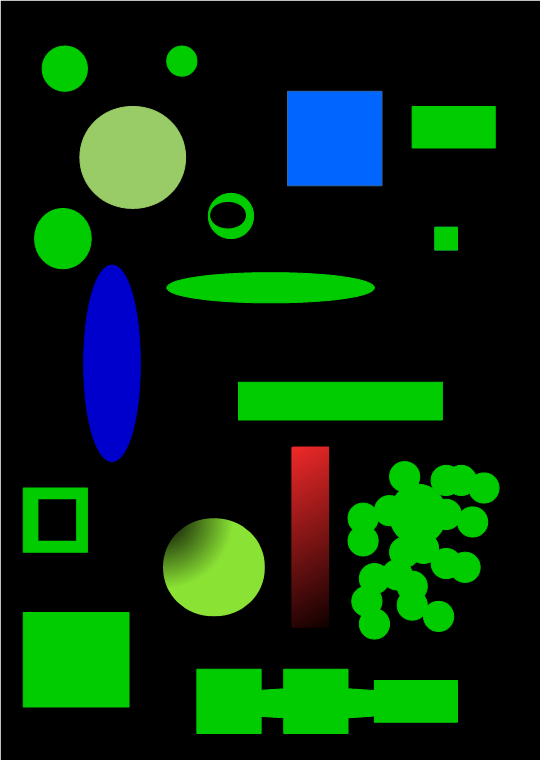
#> input picture workshop_story_9/image_01.png, 541 x 760 px
$ jupyter execute --allow-errors image_processing_.ipynb   (older library calls are emulated)
#> lines starting #> are read from the running program, lines starting #| are printed output that depends on the picture; after the words box and inside, x2 and y2 are one past the last pixel; in counts of white or black regions, pixels touching at a corner belong together
# Traitement d'images : filtrage, seuillage, et comptage d'objets avec opencv

Une initiation à la biblithèque opencv

# Veille technologique: Opencv python

-  Suivre les instructions et faire une recherche selon ce qui est demandé.

## Operations Simples

[cell 1]
# use opencv to load and display the image
import cv2
import matplotlib.pyplot as plt
import numpy as np
import skimage as sk
from skimage.io import imread, imshow, imsave

# lire l'image (avec imread)
image = cv2.imread("image_01.png",3)
#> image is the input picture: shape (760, 541, 3); mean B, G, R 14.5, 44, 8.8

# afficher image

cv2.imshow("image_1", image)
k = cv2.waitKey(5000)
#> (key Esc is pressed here)
cv2.destroyAllWindows()

[cell 2]
# afficher la taille de l'image
print(image.shape)
#| (760, 541, 3)

[cell 3]
# l'image a trois couleur R,G,B. afficher les valeurs des trois couleurs pour le pixel x = 150, et y = 100

#print(image[100, 150])

red = image[150, 100][0]
#> red = 102


green = image[150, 100][1]
#> green = 204

blue = image[150, 100][2]
#> blue = 153

print(f"Les valeurs RGb du pixel sont donc rouge: {red}, vert: {green} et bleu : {blue}. ")
#| Les valeurs RGb du pixel sont donc rouge: 102, vert: 204 et bleu : 153.

[cell 4]
# Crop une partie de l'image (sélectionner une petite partie à partir des coordonnées)
toucan = cv2.imread("toucan.jpg", 3)
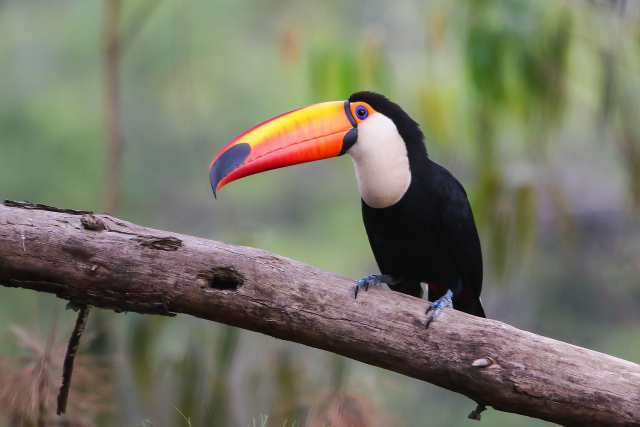
#> input picture workshop_story_9/toucan.jpg, 1280 x 853 px (shown at 1/2 size)
#> toucan is the input picture: shape (853, 1280, 3); mean B, G, R 101.3, 117.6, 118.5

cv2.imshow("joli_toucan", toucan)
cv2.waitKey(5555)
cv2.destroyAllWindows()

[cell 5]
toucan.shape
cropped_toucan = toucan[0:426, :]

cv2.imshow("cropped_toucan", cropped_toucan)
cv2.waitKey(5555)
cv2.destroyAllWindows()

[cell 6]
# redimensioner l'image à 200x200 pixels
resized = cv2.resize(toucan, (200, 200))
# afficher resized
cv2.imshow("resized_toucan", resized)
cv2.waitKey(5555)
cv2.destroyAllWindows()

# qu'est ce que vous remarquez !!

# --> On peut remarquer que l'image a été redimensionné, certes, mais qu'elle a aussi été déformée.

[cell 7]
# redimensinner sans affecter l'image
import imutils
resized_better = cv2.resize(toucan, (200, 200), interpolation=cv2.INTER_CUBIC)

cv2.imshow("resized_better", resized_better)
cv2.waitKey(5555)
cv2.destroyAllWindows()

[cell 8]
# faire tourner une image -45°
import imutils
rotated = imutils.rotate_bound(toucan, 45)

cv2.imshow("rotated_toucan", rotated)
cv2.waitKey(5000)
cv2.destroyAllWindows()

Vous pouvez utiliser la bibliothèque imutils pour faire les rotations et d'autres fonctions facilement. Pour l'instaler: pip install imutils

# Dessiner sur l'image

[cell 9]
# dessiner un rectangle

cv2.rectangle(toucan, (600, 300), (300, 200), (255, 255, 255), 3)


cv2.imshow("rectangle_toucan", toucan)
cv2.waitKey(5000)
cv2.destroyAllWindows()

[cell 10]
# dessiner un circle

cv2.circle(toucan, (640,426), 800, (255, 255, 255), 4)

cv2.imshow("circle_toucan", toucan)
cv2.waitKey(5000)
cv2.destroyAllWindows()

# Filtrage d'image

* Blur
* Gaussian blur
* Median blur
* Sharpening
* Bilateral blur
* Bilateral filtering

[cell 11]
# charger et afficher l'image "bois"

bois = cv2.imread("bois.png", 3)
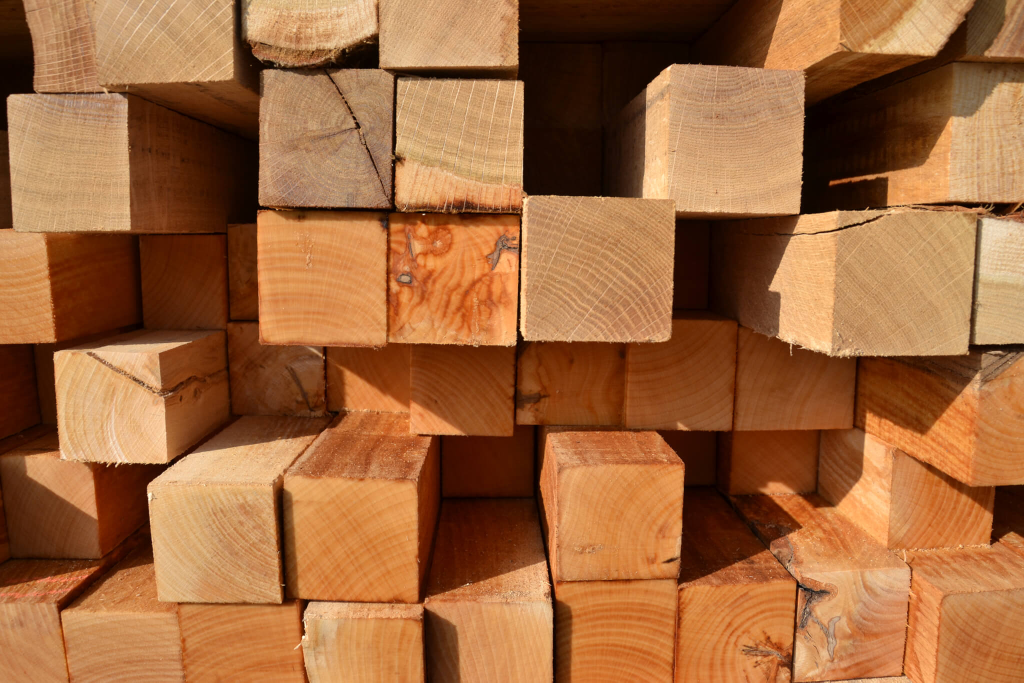
#> input picture workshop_story_9/bois.png, 2048 x 1365 px (shown at 1/2 size)
#> bois is the input picture: shape (1365, 2048, 3); mean B, G, R 60.9, 103.3, 159.6

cv2.imshow("bois", bois)
cv2.waitKey(5000)
cv2.destroyAllWindows()

[cell 12]
# Utiliser la méthode "cv2.filter2D" avec un kernel de taille 2
import numpy as np

mon_kernel = np.array([
    [1,0],
    [0, -1]])

bois_filtre = cv2.filter2D(bois, -1, mon_kernel)

cv2.imshow("kernel_2", bois_filtre)
cv2.waitKey(5000)
cv2.destroyAllWindows()

[cell 13]
# Appliquer blur avec un kernel de taille 5x5

flou_simple = cv2.blur(bois, (5, 5))


cv2.imshow("Average_blur", flou_simple)
cv2.waitKey(5000)
cv2.destroyAllWindows()

[cell 14]
# gaussian blur

flou_gauss = cv2.GaussianBlur(bois, (5, 5), 0)

cv2.imshow("Gaussian_blur", flou_gauss)
cv2.waitKey(5000)
cv2.destroyAllWindows()

[cell 15]
# median blur

median_blur = cv2.blur(bois, (25, 25))

cv2.imshow("MEDian_blur", median_blur)
cv2.waitKey(5000)
cv2.destroyAllWindows()

[cell 16]
# sharpening

kernel = np.array([[ 0, -1,  0],
                   [-1,  5, -1],
                   [ 0, -1,  0]])

image_sharp = cv2.filter2D(bois, -1, kernel)
cv2.imshow("Image nette", image_sharp)
cv2.waitKey(5000)
cv2.destroyAllWindows()

[cell 17]
# bilateral filtering

bois_propre = cv2.bilateralFilter(bois, 9, 75, 75)

cv2.imshow("BilatFilter", bois_propre)
cv2.waitKey(5000)
cv2.destroyAllWindows()

# Seuillage d'image

En utilisant l'image "sudoku" appliquer:
* Binary Thresholding
* Otsu thresholding
* Adaptive thresholding

[cell 18]
# appliquer un seuillage binaire d'un seuil de 127

sudoku = cv2.imread("sudoku.jpg", 3)
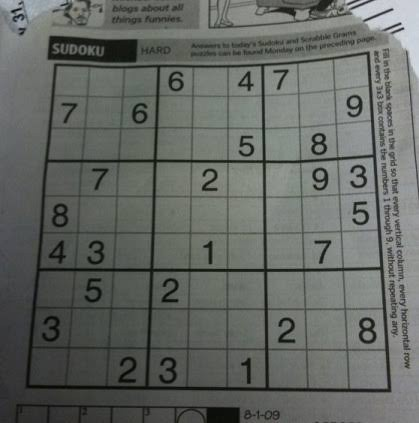
#> input picture workshop_story_9/sudoku.jpg, 419 x 423 px
#> sudoku is the input picture: shape (423, 419, 3); mean B, G, R 99.1, 103.3, 99.8

cv2.imshow("SUDOKU", sudoku)
cv2.waitKey(5000)
cv2.destroyAllWindows()

[cell 19]
# appliquer un seuillage binaire d'un seuil de 30

thresh = cv2.threshold(sudoku, 30, 255, cv2.THRESH_BINARY)[1]

cv2.imshow("SUDOKU_THRESHOLD_30", thresh)
cv2.waitKey(5000)
cv2.destroyAllWindows()

[cell 20]
# appliquer un seuillage binaire d'un seuil de 240

thresh_240 = cv2.threshold(sudoku, 240, 255, cv2.THRESH_BINARY)[1]

cv2.imshow("SUDOKU_THRESHOLD_240", thresh_240)
cv2.waitKey(5000)
cv2.destroyAllWindows()

Qu'est ce que vous remarquez ?!

#Le seuil de 240 est trop élevé, résultat l'image est presque intégralement noire

[cell 21]
# appliquer "Otsu" seuillage
sudoku = cv2.imread('sudoku.jpg', cv2.IMREAD_GRAYSCALE)
#> sudoku: shape (423, 419)

ret, thresh_otsu = cv2.threshold(sudoku, 0, 255, cv2.THRESH_BINARY + cv2.THRESH_OTSU)
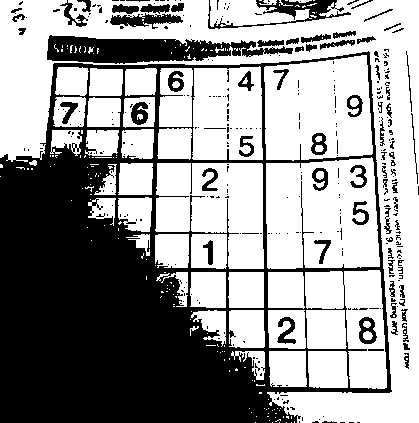
#> thresh_otsu: shape (423, 419); 59.4% white; 327 black regions (257 under 20 px), largest, box (x1, y1, x2, y2) and area: (0, 51, 392, 423) 58829, (47, 35, 293, 64) 4248, (208, 0, 351, 29) 1119
#> ret = 96

print(f"Le seuil optimal calculé par OpenCV est : {ret}")
#| Le seuil optimal calculé par OpenCV est : 96.0

cv2.imshow("OTSU_THRESH", thresh_otsu)
cv2.waitKey(5000)
cv2.destroyAllWindows()

[cell 22]
# appliquer "Adaptive threshold"

thresh_adapt = cv2.adaptiveThreshold(sudoku, 255, cv2.ADAPTIVE_THRESH_GAUSSIAN_C,
                                     cv2.THRESH_BINARY, 11, 2)
cv2.imshow("OTSU_THRESH", thresh_adapt)
cv2.waitKey(5000)
cv2.destroyAllWindows()

# Détection des bords

* Sobel
* Canny

[cell 23]
# utiliser la methode sobel pour détecter les bords
# Vous pouvez utiliser d'autres images de votre choix

# 1. Gaussian blur pour enlever "grain" léger de l'image (meilleurs résultats par la suite)

sudoku_smooth = cv2.GaussianBlur(sudoku, (3, 3), 0)

# 2. Calculer le gradient selon X et Y
# cv2.CV_64F est utilisé pour éviter de perdre les gradients négatifs
sobelx = cv2.Sobel(sudoku_smooth, cv2.CV_64F, 1, 0, ksize=3)
sobely = cv2.Sobel(sudoku_smooth, cv2.CV_64F, 0, 1, ksize=3)

# 2. Combiner les deux (Magnitude)
sobel_combined = cv2.magnitude(sobelx, sobely)

# 3. Convertir en format affichable (uint8)
sobel_final = np.uint8(sobel_combined)


cv2.imshow('Sobel Detect', sobel_final)
cv2.waitKey(5000)
cv2.destroyAllWindows()

[cell 24]
# Canny

# Application de Canny
# on réutilise sudoku_smooth (blur Gaussien)
#seuil bas: 30 / seuil haut: 100 puis respectivement 15/75 (meilleure combinaison)


edges = cv2.Canny(sudoku_smooth, 30, 100)

cv2.imshow('Canny Edges', edges)
cv2.waitKey(0)
cv2.destroyAllWindows()

[cell 25]
edges_2 = cv2.Canny(sudoku_smooth, 15, 75)

cv2.imshow('Canny Edges', edges_2)
cv2.waitKey(0)
cv2.destroyAllWindows()

# Détection des contours

[cell 26]
# charger l'image 02
# faites une recherche sur internet pour détecter les contours des objets dans image_02

img_couleur = cv2.imread("image_02.png")
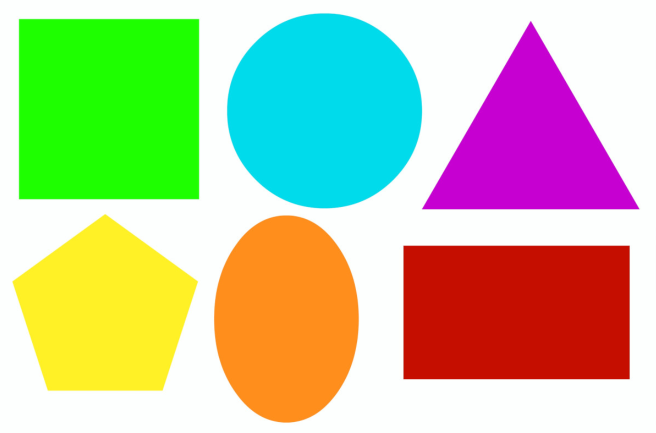
#> input picture workshop_story_9/image_02.png, 1311 x 865 px (shown at 1/2 size)
#> img_couleur is the input picture: shape (865, 1311, 3); mean B, G, R 156.5, 196.5, 191.1
#on acharge en gris
img_02 = cv2.imread("image_02.png", 0)

cv2.imshow("image2", img_02)
cv2.waitKey(3000)
cv2.destroyAllWindows()

#on applique un flou Gaussien

img02_smooth = cv2.GaussianBlur(img_02, (3, 3), 0)

# on applique un Canny (binarisation)

edges = cv2.Canny(img02_smooth, 30, 100)

#on utilise edges pour détecter les contours depuis l'image binarisée

contours, hierarchy = cv2.findContours(edges, cv2.RETR_EXTERNAL, cv2.CHAIN_APPROX_SIMPLE)
#> contours = 5 contours; box (x1, y1, x2, y2) and area: (37, 37, 399, 399) 130318, (806, 491, 1260, 759) 120948, (454, 26, 845, 417) 120184, (428, 430, 718, 846) 94696, (844, 42, 1279, 419) 82409

# On dessine sur 'img_02' pour voir les contours en noir (0, 0, 0)
cv2.drawContours(img_couleur, contours, -1, (0, 0, 0), 2)

# Affichage
cv2.imshow("Contours detectes", img_couleur)
cv2.waitKey(0)
cv2.destroyAllWindows()

[cell 27]
# PROBLEME : l'hexagone en bas à gauche n'a pas été détecté !!
# Solution : utiliser la méthode par saturation (HSV) au lieu des niveaux de gris

# 1. Charger l'image couleur
img = cv2.imread('image_02.png')

# 2. Convertir en espace HSV (Hue, Saturation, Value)
hsv = cv2.cvtColor(img, cv2.COLOR_BGR2HSV)

# 3. Extraire uniquement le canal Saturation (le 2ème canal, index 1)
saturation = hsv[:,:,1]

# 4. Appliquer Canny sur la saturation

edges = cv2.Canny(saturation, 50, 150)

# Détection et dessin des contours
contours, hierarchy = cv2.findContours(edges, cv2.RETR_EXTERNAL, cv2.CHAIN_APPROX_SIMPLE)
#> contours = 6 contours; box (x1, y1, x2, y2) and area: (38, 38, 399, 399) 129597, (807, 491, 1260, 759) 120680, (454, 27, 845, 417) 119724, (428, 431, 718, 846) 94456, (25, 428, 396, 782) 90722, (844, 42, 1279, 419) 82057
final_img = img.copy()
cv2.drawContours(final_img, contours, -1, (0, 0, 0), 3)
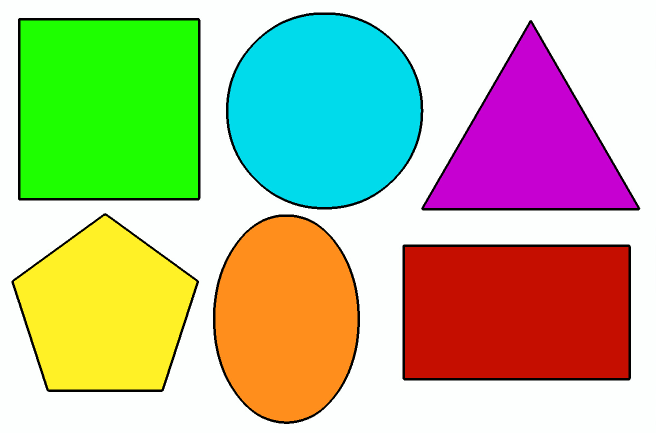
#> final_img: shape (865, 1311, 3) (shown at 1/2 size); 3.18% of pixels changed, all inside (x1, y1, x2, y2) = (23, 25, 1281, 848)

#cv2.imshow("Canal Saturation", saturation)
cv2.imshow("Résultat Final", final_img)
cv2.waitKey(3000)
cv2.destroyAllWindows()
cv2.imwrite("image02_contouree.png", final_img)
#> Out = True

#  Compter des objets

[cell 28]
# Compter les objets

nb_objets = len(contours)
#> nb_objets = 6
print(f"Nombre d'objets détectés : {nb_objets}")
#| Nombre d'objets détectés : 6

# Challenge
Compter le nombre d'objets dans l'image 03 avec le code précédent.
- Qu'est ce que vous remarquez?
- Utiliser l'algorithme Watershed pour detecter et séparer les objets connectés.

[cell 29]
#on charge en gris
img3 = cv2.imread("image_03.jpg", 0)
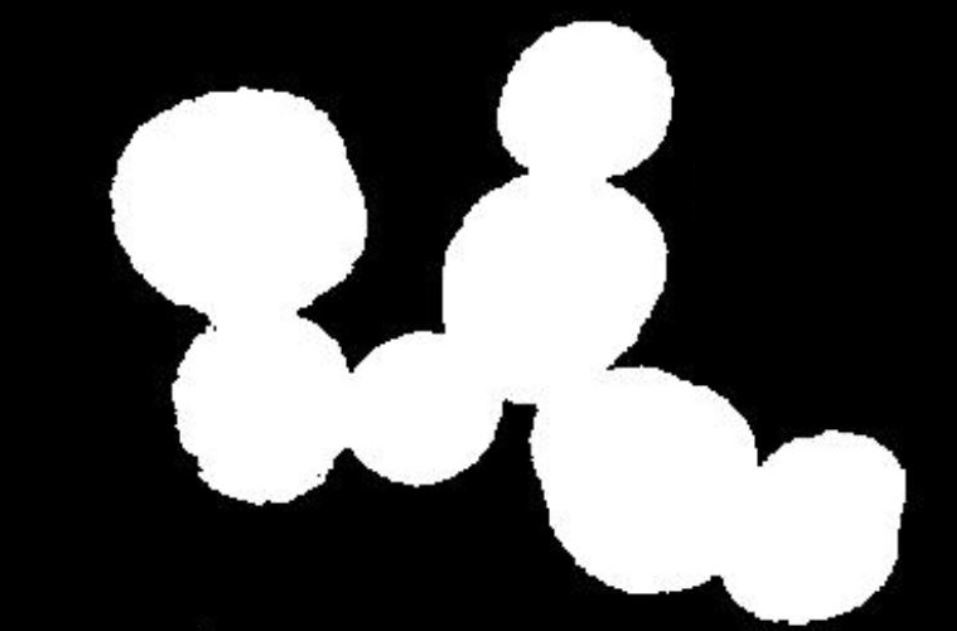
#> input picture workshop_story_9/image_03.jpg, 957 x 631 px
#> img3 is the input picture: shape (631, 957); min 0, max 255, mean 92.8

cv2.imshow("image", img3)
cv2.waitKey(3000)
cv2.destroyAllWindows()

#on applique un flou Gaussien

img_smooth = cv2.GaussianBlur(img3, (3, 3), 0)

# on applique un Canny (binarisation)

edges = cv2.Canny(img_smooth, 30, 100)

#on utilise edges pour détecter les contours depuis l'image binarisée

contours, hierarchy = cv2.findContours(edges, cv2.RETR_EXTERNAL, cv2.CHAIN_APPROX_SIMPLE)
#> contours = 4 contours, 2 with area under 20; largest, box (x1, y1, x2, y2) and area: (109, 21, 906, 626) 892, (262, 398, 540, 505) 120

# On transforme l'image grise en image "fausse couleur"
# pour qu'elle puisse accepter le vert (0, 255, 0)

img_color = cv2.cvtColor(img3, cv2.COLOR_GRAY2BGR)

# On dessine sur l'image de base copiée pour voir les contours en vert
cv2.drawContours(img_color, contours, -1, (0, 255, 0), 2)

# Affichage
cv2.imshow("Contours detectes", img_color)
cv2.waitKey(3000)
cv2.destroyAllWindows()

[cell 30]
import random

# PROBLEME: UN SEUL OBJET EST DETECTE ET NON 7 (les frontières entre les différents objets touchants disparaissent)

# On utilise l'algorithme watershed (ligne de partage des eaux) pour avoir 7 objets circulaires et non pas une seule forme abstraite

############ PRE-TRAITEMENT ####################

#OTSU
_, thresh = cv2.threshold(img3, 0, 255, cv2.THRESH_BINARY + cv2.THRESH_OTSU)

# Ouverture morphologique pour éliminer les bruits résiduels
kernel = np.ones((3,3), np.uint8)
morph = cv2.morphologyEx(thresh, cv2.MORPH_OPEN, kernel, iterations=2)

# --- Étape A : Identifier le FOND sûr (sure background) ---

sure_bg = cv2.dilate(morph, kernel, iterations=3)

# --- Étape B : Identifier l'OBJET sûr (le centre) ---
# c'est ce qu'on appelle la Transformée de Distance

dist_transform = cv2.distanceTransform(morph, cv2.DIST_L2, 5)

# On seuille la distance pour ne garder que le "cœur" de chaque forme
# Plus le seuil est haut (ici 0.5 * max), plus les cœurs sont petits

_, sure_fg = cv2.threshold(dist_transform, 0.5 * dist_transform.max(), 255, 0)
sure_fg = np.uint8(sure_fg)

# --- Étape C : Identifier la zone INCONNUE ---
# C'est la zone où se situent les contours qui se touchent

inconnue = cv2.subtract(sure_bg, sure_fg)

# --- Étape D : Création des MARQUEURS ---
# On labellise les centres des objets (0 pour le fond, 1, 2, 3... pour les objets)

_, markers = cv2.connectedComponents(sure_fg)
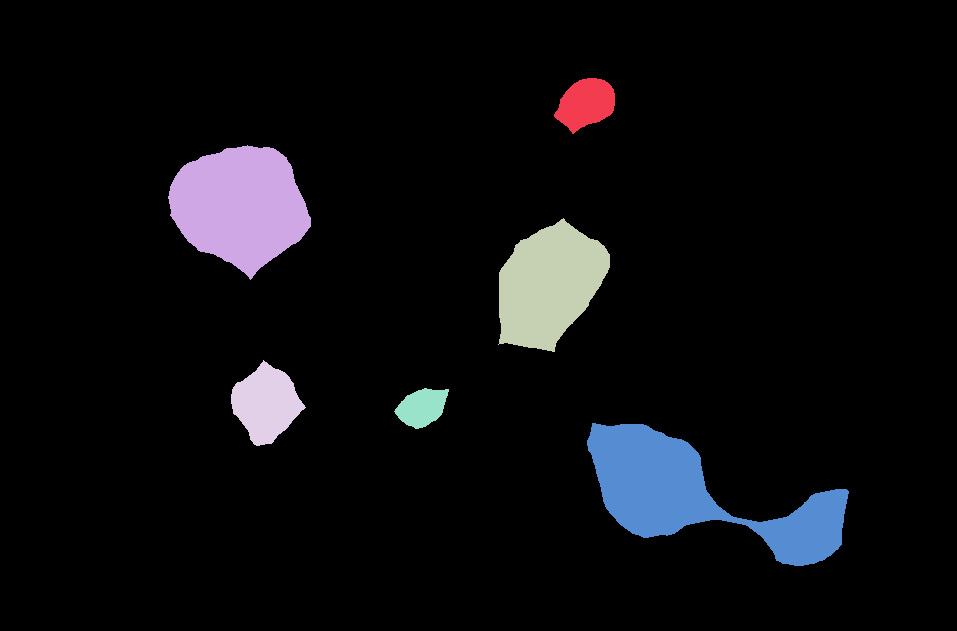
#> markers: shape (631, 957) int32; 7 distinct labels, from 0 to 6; one colour per label, 0 black

# On ajoute 1 à tous les labels pour que le fond sûr ne soit pas 0 mais 1
# Et les objets soient 2, 3, 4...
markers = markers + 1

# Maintenant, on marque la zone INCONNUE avec 0
markers[inconnue == 255] = 0


# --- Étape E : Application de l'algorithme WATERSHED ---
# L'algorithme a besoin de l'image originale COULEUR et des marqueurs

img_color = cv2.cvtColor(img3, cv2.COLOR_GRAY2BGR)
markers = cv2.watershed(img_color, markers)

# --- VISUALISATION DU RÉSULTAT ---
# Les contours des séparations sont marquées par -1 dans 'markers'
# On les dessine en bleu sur l'image couleur
img_color[markers == -1] = [255, 0, 0]

# Pour mieux voir, colorons chaque objet avec une couleur aléatoire
# On crée une palette de 256 couleurs aléatoires
colors = []
for i in range(256):
    colors.append((random.randint(0, 255), random.randint(0, 255), random.randint(0, 255)))

# On applique les couleurs aléatoires aux marqueurs
color_segmentation1 = np.zeros_like(img_color)
for m in range(2, markers.max() + 1):
    color_segmentation1[markers == m] = colors[m]


cv2.imshow("Segmentation coloree", color_segmentation1)
cv2.waitKey(3000)
cv2.destroyAllWindows()
cv2.imwrite("image03_random_color_edged.png", color_segmentation1)

[cell 31]
# Le résultat obtenu avec ce premier pipeline watershed est correct mais on voit clairement qu'un des cerccles (en bas à droite) n'a pas été reconnu..

# SOLUTION: Augmenter le seuil pour être plus strict et forcer la détection des deux "pics" de distance distincts. On essaie de passer à 0.7 ou 0.8.


############ PRE-TRAITEMENT ####################

#OTSU
_, thresh = cv2.threshold(img3, 0, 255, cv2.THRESH_BINARY + cv2.THRESH_OTSU)

# Ouverture morphologique pour éliminer les bruits résiduels
kernel = np.ones((3,3), np.uint8)
morph = cv2.morphologyEx(thresh, cv2.MORPH_OPEN, kernel, iterations=2)


# --- Étape A : Identifier le FOND sûr (sure background) ---

sure_bg = cv2.dilate(morph, kernel, iterations=3)

# --- Étape B : Identifier l'OBJET sûr (le centre) ---
# c'est ce qu'on appelle la Transformée de Distance

dist_transform = cv2.distanceTransform(morph, cv2.DIST_L2, 5)

# On seuille la distance pour ne garder que le "cœur" de chaque forme
# Plus le seuil est haut (ici 0.5 * max), plus les cœurs sont petits

_, sure_fg = cv2.threshold(dist_transform, 0.6 * dist_transform.max(), 255, 0) #<---------------- c'est ici que ça se joue, on essaie avec 0.6
sure_fg = np.uint8(sure_fg)

# --- Étape C : Identifier la zone INCONNUE ---
# C'est la zone où se situent les contours qui se touchent

inconnue = cv2.subtract(sure_bg, sure_fg)

# --- Étape D : Création des MARQUEURS ---
# On labellise les centres des objets (0 pour le fond, 1, 2, 3... pour les objets)

_, markers = cv2.connectedComponents(sure_fg)

# On ajoute 1 à tous les labels pour que le fond sûr ne soit pas 0 mais 1
# Et les objets soient 2, 3, 4...
markers = markers + 1

# Maintenant, on marque la zone INCONNUE avec 0
markers[inconnue == 255] = 0


# --- Étape E : Application de l'algorithme WATERSHED ---
# L'algorithme a besoin de l'image originale COULEUR et des marqueurs

img_color = cv2.cvtColor(img3, cv2.COLOR_GRAY2BGR)
markers = cv2.watershed(img_color, markers)

# --- VISUALISATION DU RÉSULTAT ---
# Les contours des séparations sont marquées par -1 dans 'markers'
# On les dessine en bleu sur l'image couleur
img_color[markers == -1] = [255, 0, 0]

# Pour mieux voir, colorons chaque objet avec une couleur aléatoire
# On crée une palette de 256 couleurs aléatoires
colors = []
for i in range(256):
    colors.append((random.randint(0, 255), random.randint(0, 255), random.randint(0, 255)))

# On applique les couleurs aléatoires aux marqueurs
color_segmentation2 = np.zeros_like(img_color)
for m in range(2, markers.max() + 1):
    color_segmentation2[markers == m] = colors[m]


cv2.imshow("Segmentation coloree", color_segmentation2)
cv2.waitKey(3000)
cv2.destroyAllWindows()
cv2.imwrite("image03_random_color_edged.png", color_segmentation2)

#LA SOLUTION D'AUGMENTER LE COEFF POUR RECALCULER LA TRANSFORMEE DE DISTANCE A FONCTIONNE (avec 0.6) MAIS CELA EST TRES SENSIBLE !

#Avec 0.7 par exemple, le cercle en bas à droite est reconnu mais pas ceux de gauche...
#Autre solution que nous aurions pu envisager: le mécanisme d'érosion pour séparer les différents cercles
